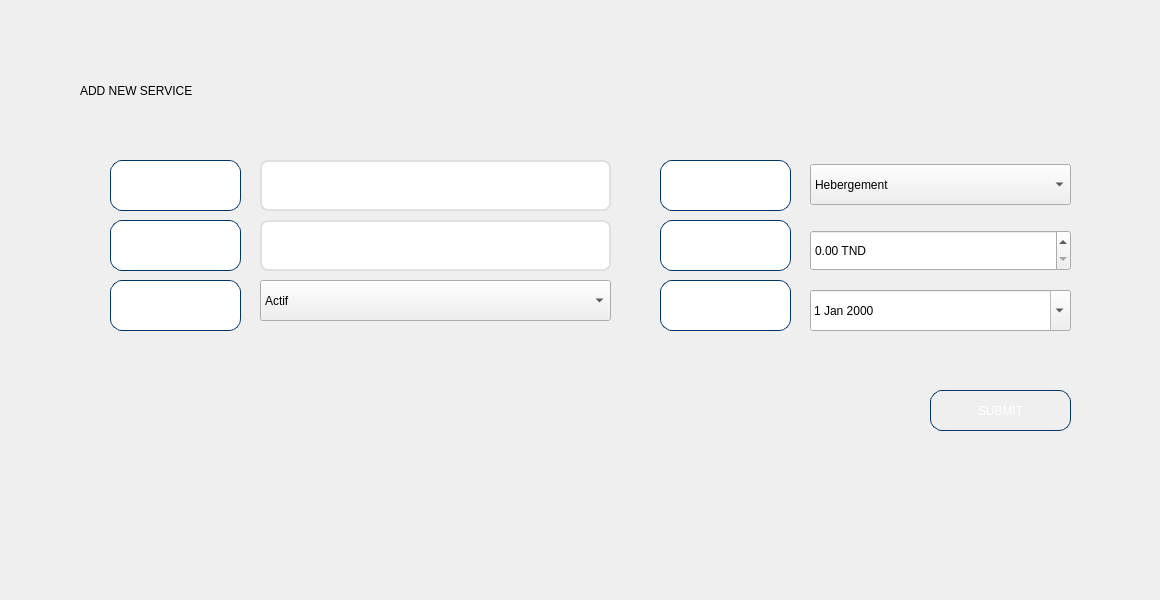
         <widget class="QWidget" name="tab_20">
          <attribute name="title">
           <string>ADD</string>
          </attribute>
          <widget class="QWidget" name="widget_18" native="true">
           <property name="geometry">
            <rect>
             <x>10</x>
             <y>10</y>
             <width>1141</width>
             <height>581</height>
            </rect>
           </property>
           <widget class="QLabel" name="label_69">
            <property name="geometry">
             <rect>
              <x>760</x>
              <y>40</y>
              <width>121</width>
              <height>71</height>
             </rect>
            </property>
            <property name="styleSheet">
             <string notr="true">background:transparent;</string>
            </property>
            <property name="text">
             <string/>
            </property>
            <property name="pixmap">
             <pixmap>../../Downloads/Capture_d_écran_2025-09-29_075328-removebg-preview.png</pixmap>
            </property>
            <property name="scaledContents">
             <bool>true</bool>
            </property>
           </widget>
           <widget class="QLabel" name="label_70">
            <property name="geometry">
             <rect>
              <x>70</x>
              <y>60</y>
              <width>621</width>
              <height>41</height>
             </rect>
            </property>
            <property name="styleSheet">
             <string notr="true">font: 700 italic 36pt &quot;Times New Roman&quot;;</string>
            </property>
            <property name="text">
             <string>ADD NEW SERVICE</string>
            </property>
           </widget>
           <widget class="QLineEdit" name="lineEdit_135">
            <property name="enabled">
             <bool>true</bool>
            </property>
            <property name="geometry">
             <rect>
              <x>650</x>
              <y>150</y>
              <width>131</width>
              <height>51</height>
             </rect>
            </property>
            <property name="focusPolicy">
             <enum>Qt::FocusPolicy::NoFocus</enum>
            </property>
            <property name="contextMenuPolicy">
             <enum>Qt::ContextMenuPolicy::NoContextMenu</enum>
            </property>
            <property name="acceptDrops">
             <bool>true</bool>
            </property>
            <property name="styleSheet">
             <string notr="true">QLineEdit {
	font: 700 italic 10pt &quot;Times New Roman&quot;;
	color: white;
    background: qlineargradient(
        x1: 0, y1: 0, x2: 1, y2: 1,
        stop: 0 #001F3F,   /* bleu marine profond */
        stop: 1 #004080    /* bleu marine plus clair */
    );
    border: 1px solid #003366; /* contour subtil bleu foncé */
    border-radius: 12px;       /* coins arrondis */
    padding: 6px

}</string>
            </property>
            <property name="text">
             <string>Type :</string>
            </property>
            <property name="cursorPosition">
             <number>6</number>
            </property>
           </widget>
           <widget class="QDateEdit" name="date_service">
            <property name="geometry">
             <rect>
              <x>800</x>
              <y>280</y>
              <width>261</width>
              <height>41</height>
             </rect>
            </property>
            <property name="calendarPopup">
             <bool>true</bool>
            </property>
           </widget>
           <widget class="QPushButton" name="bt_ajouter_service">
            <property name="geometry">
             <rect>
              <x>920</x>
              <y>380</y>
              <width>141</width>
              <height>41</height>
             </rect>
            </property>
            <property name="styleSheet">
             <string notr="true">QPushButton {
	font: 700 italic 10pt &quot;Times New Roman&quot;;
	color: white;
    background: qlineargradient(
        x1: 0, y1: 0, x2: 1, y2: 1,
        stop: 0 #001F3F,   /* bleu marine profond */
        stop: 1 #004080    /* bleu marine plus clair */
    );
    border: 1px solid #003366; /* contour subtil bleu foncé */
    border-radius: 12px;       /* coins arrondis */
    padding: 6px

}</string>
            </property>
            <property name="text">
             <string>SUBMIT</string>
            </property>
           </widget>
           <widget class="QLineEdit" name="lineEdit_136">
            <property name="geometry">
             <rect>
              <x>650</x>
              <y>210</y>
              <width>131</width>
              <height>51</height>
             </rect>
            </property>
            <property name="styleSheet">
             <string notr="true">QLineEdit {
	font: 700 italic 10pt &quot;Times New Roman&quot;;
	color: white;
    background: qlineargradient(
        x1: 0, y1: 0, x2: 1, y2: 1,
        stop: 0 #001F3F,   /* bleu marine profond */
        stop: 1 #004080    /* bleu marine plus clair */
    );
    border: 1px solid #003366; /* contour subtil bleu foncé */
    border-radius: 12px;       /* coins arrondis */
    padding: 6px

}</string>
            </property>
            <property name="text">
             <string>Prix :</string>
            </property>
           </widget>
           <widget class="QLineEdit" name="lineEdit_88">
            <property name="enabled">
             <bool>true</bool>
            </property>
            <property name="geometry">
             <rect>
              <x>100</x>
              <y>150</y>
              <width>131</width>
              <height>51</height>
             </rect>
            </property>
            <property name="focusPolicy">
             <enum>Qt::FocusPolicy::NoFocus</enum>
            </property>
            <property name="contextMenuPolicy">
             <enum>Qt::ContextMenuPolicy::NoContextMenu</enum>
            </property>
            <property name="acceptDrops">
             <bool>true</bool>
            </property>
            <property name="styleSheet">
             <string notr="true">QLineEdit {
	font: 700 italic 10pt &quot;Times New Roman&quot;;
	color: white;
    background: qlineargradient(
        x1: 0, y1: 0, x2: 1, y2: 1,
        stop: 0 #001F3F,   /* bleu marine profond */
        stop: 1 #004080    /* bleu marine plus clair */
    );
    border: 1px solid #003366; /* contour subtil bleu foncé */
    border-radius: 12px;       /* coins arrondis */
    padding: 6px

}</string>
            </property>
            <property name="text">
             <string>ID :</string>
            </property>
            <property name="cursorPosition">
             <number>4</number>
            </property>
           </widget>
           <widget class="QLineEdit" name="lineEdit_85">
            <property name="geometry">
             <rect>
              <x>100</x>
              <y>270</y>
              <width>131</width>
              <height>51</height>
             </rect>
            </property>
            <property name="styleSheet">
             <string notr="true">QLineEdit {
	font: 700 italic 10pt &quot;Times New Roman&quot;;
	color: white;
    background: qlineargradient(
        x1: 0, y1: 0, x2: 1, y2: 1,
        stop: 0 #001F3F,   /* bleu marine profond */
        stop: 1 #004080    /* bleu marine plus clair */
    );
    border: 1px solid #003366; /* contour subtil bleu foncé */
    border-radius: 12px;       /* coins arrondis */
    padding: 6px

}</string>
            </property>
            <property name="text">
             <string>Status:</string>
            </property>
           </widget>
           <widget class="QLineEdit" name="lineEdit_87">
            <property name="geometry">
             <rect>
              <x>100</x>
              <y>210</y>
              <width>131</width>
              <height>51</height>
             </rect>
            </property>
            <property name="styleSheet">
             <string notr="true">QLineEdit {
	font: 700 italic 10pt &quot;Times New Roman&quot;;
	color: white;
    background: qlineargradient(
        x1: 0, y1: 0, x2: 1, y2: 1,
        stop: 0 #001F3F,   /* bleu marine profond */
        stop: 1 #004080    /* bleu marine plus clair */
    );
    border: 1px solid #003366; /* contour subtil bleu foncé */
    border-radius: 12px;       /* coins arrondis */
    padding: 6px

}</string>
            </property>
            <property name="text">
             <string>Name :</string>
            </property>
           </widget>
           <widget class="QComboBox" name="type_service">
            <property name="geometry">
             <rect>
              <x>800</x>
              <y>154</y>
              <width>261</width>
              <height>41</height>
             </rect>
            </property>
            <item>
             <property name="text">
              <string>Hebergement</string>
             </property>
            </item>
            <item>
             <property name="text">
              <string>Maintenance</string>
             </property>
            </item>
            <item>
             <property name="text">
              <string>Support</string>
             </property>
            </item>
            <item>
             <property name="text">
              <string>Consulting</string>
             </property>
            </item>
           </widget>
           <widget class="QLineEdit" name="lineEdit_134">
            <property name="geometry">
             <rect>
              <x>650</x>
              <y>270</y>
              <width>131</width>
              <height>51</height>
             </rect>
            </property>
            <property name="styleSheet">
             <string notr="true">QLineEdit {
	font: 700 italic 10pt &quot;Times New Roman&quot;;
	color: white;
    background: qlineargradient(
        x1: 0, y1: 0, x2: 1, y2: 1,
        stop: 0 #001F3F,   /* bleu marine profond */
        stop: 1 #004080    /* bleu marine plus clair */
    );
    border: 1px solid #003366; /* contour subtil bleu foncé */
    border-radius: 12px;       /* coins arrondis */
    padding: 6px

}</string>
            </property>
            <property name="text">
             <string>Date:</string>
            </property>
           </widget>
           <widget class="QLineEdit" name="id_service">
            <property name="geometry">
             <rect>
              <x>250</x>
              <y>150</y>
              <width>351</width>
              <height>51</height>
             </rect>
            </property>
            <property name="styleSheet">
             <string notr="true">QLineEdit {
    background-color: white;
    border: 2px solid #e0e0e0;
    border-radius: 8px;
    padding: 8px;
    font-size: 14px;
    color: #333;
}

QLineEdit:hover {
    border: 2px solid #29b6f6;
    background-color: #f9f9f9;
}

QLineEdit:focus {
    border: 2px solid #0d47a1;
    background-color: white;
}</string>
            </property>
           </widget>
           <widget class="QDoubleSpinBox" name="prix_service">
            <property name="geometry">
             <rect>
              <x>800</x>
              <y>220</y>
              <width>261</width>
              <height>41</height>
             </rect>
            </property>
            <property name="suffix">
             <string> TND</string>
            </property>
            <property name="decimals">
             <number>2</number>
            </property>
            <property name="maximum">
             <double>999999999.000000000000000</double>
            </property>
           </widget>
           <widget class="QComboBox" name="status_service">
            <property name="geometry">
             <rect>
              <x>250</x>
              <y>270</y>
              <width>351</width>
              <height>41</height>
             </rect>
            </property>
            <item>
             <property name="text">
              <string>Actif</string>
             </property>
            </item>
            <item>
             <property name="text">
              <string>Inactif</string>
             </property>
            </item>
           </widget>
           <widget class="QLineEdit" name="name_service">
            <property name="geometry">
             <rect>
              <x>250</x>
              <y>210</y>
              <width>351</width>
              <height>51</height>
             </rect>
            </property>
            <property name="styleSheet">
             <string notr="true">QLineEdit {
    background-color: white;
    border: 2px solid #e0e0e0;
    border-radius: 8px;
    padding: 8px;
    font-size: 14px;
    color: #333;
}

QLineEdit:hover {
    border: 2px solid #29b6f6;
    background-color: #f9f9f9;
}

QLineEdit:focus {
    border: 2px solid #0d47a1;
    background-color: white;
}</string>
            </property>
           </widget>
          </widget>
         </widget>
